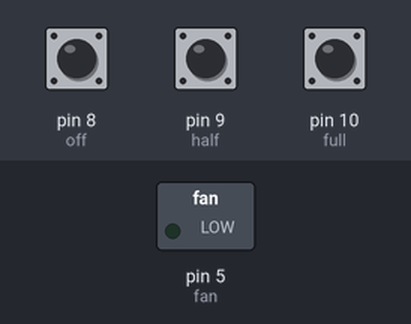
Recording of a sketch running on a simulated Arduino Uno, built with avr-gcc and run on an emulated ATmega328P. On the bench: switched loads named in the sketch (green lamp = pin HIGH). Inputs (shaded band) come from the test bench; at power-on: pin 9 (half) HIGH, pin 10 (full) HIGH, pin 8 (off) HIGH.

Above: at 1.2 s.
1.3 s: pin 9 (half) pulled LOW for 0.15 s
At 1.8 s:
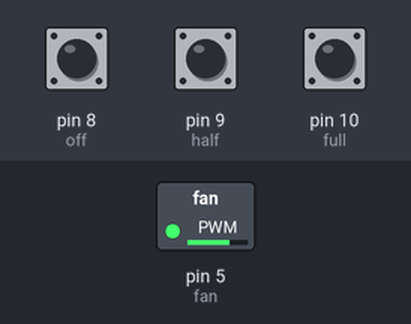
2.9 s: pin 10 (full) pulled LOW for 0.15 s
At 4.1 s:
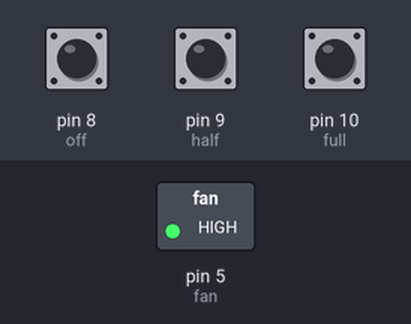
4.5 s: pin 8 (off) pulled LOW for 0.15 s
At 5.4 s:
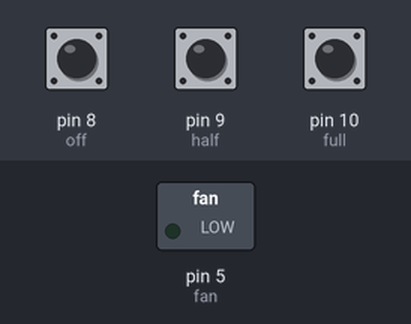
6.1 s: pin 9 (half) pulled LOW for 1 s
At 6.6 s:
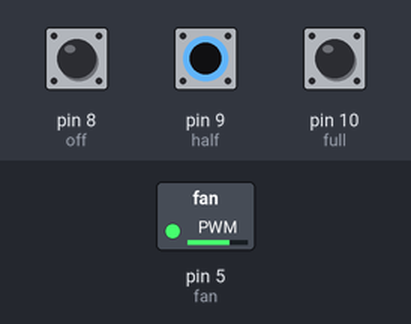
8.6 s: pin 8 (off) pulled LOW for 1 s
At 9.7 s:
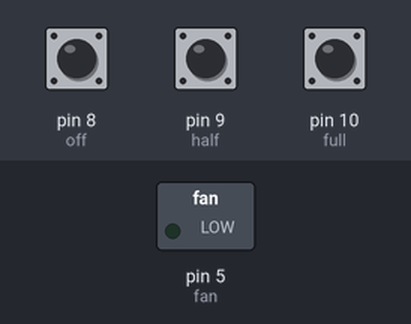
11.1 s: pin 8 (off) driven LOW and pin 9 (half) driven LOW
At 11.9 s:
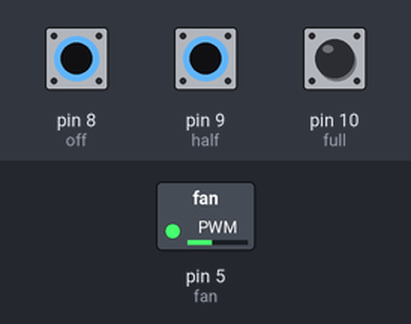
Timing chart, 0 to 13.6 s (numbered marks = the images above; inputs shaded):
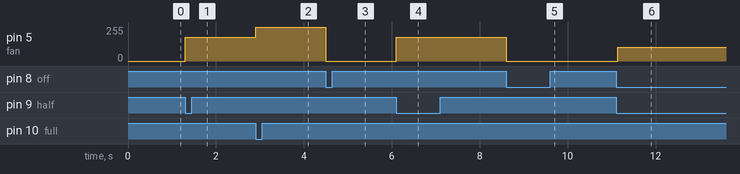

Measured:
- after the input at 1.3 s, pin 5 (fan): 0/255 → 177/255 at once
- after the input at 2.9 s, pin 5 (fan): 177/255 → 255/255 at once
- after the input at 4.5 s, pin 5 (fan): 255/255 → 0/255 at once
- after the input at 6.1 s, pin 5 (fan): 0/255 → 177/255 at once
- after the input at 8.6 s, pin 5 (fan): 177/255 → 0/255 at once
- after the input at 11.1 s, pin 5 (fan): 0/255 → 102/255 at once

The sketch:

Arduino_file.ino
```cpp
  int modeN[] = {0,127,255};
  int off = 8;
  int half = 9;
  int full = 10;
  int fan = 5;
void setup() {
  // put your setup code here, to run once:
  Serial.begin(9600);
  pinMode(8,INPUT_PULLUP);
  pinMode(9,INPUT_PULLUP);
  pinMode(10,INPUT_PULLUP);
  pinMode(5,OUTPUT);
}

void loop() {
  // put your main code here, to run repeatedly:
  if(digitalRead(off)==LOW){
    analogWrite(fan,0);
  }
  if(digitalRead(half)==LOW){
    analogWrite(fan,177);
  }
  if(digitalRead(full)==LOW){
    analogWrite(fan,255);
  }
}
```
